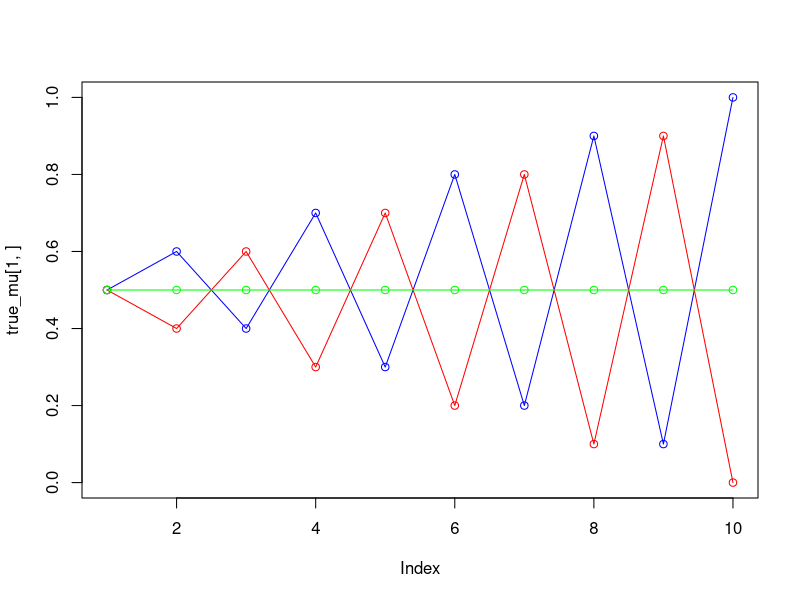
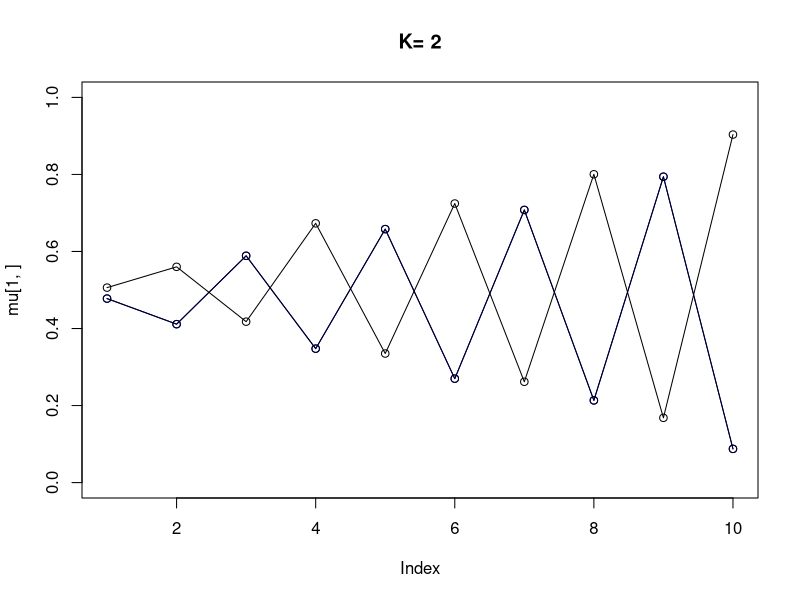
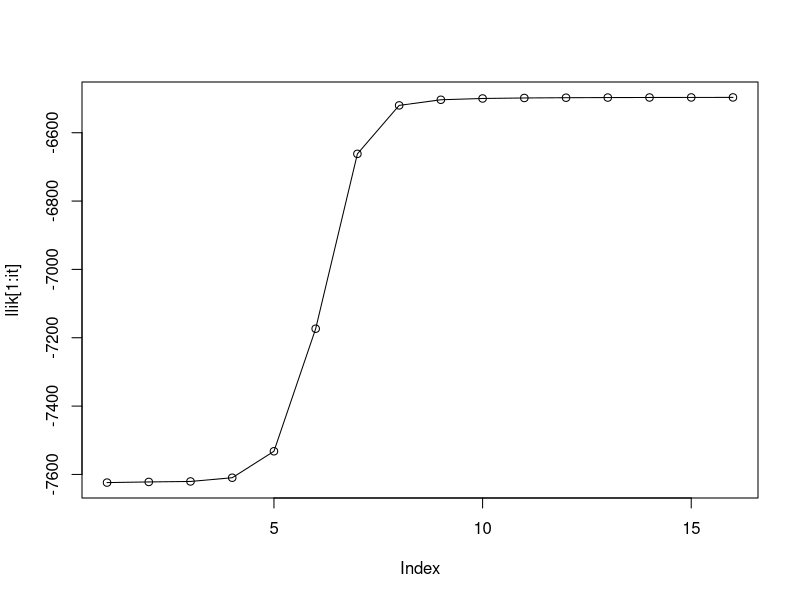
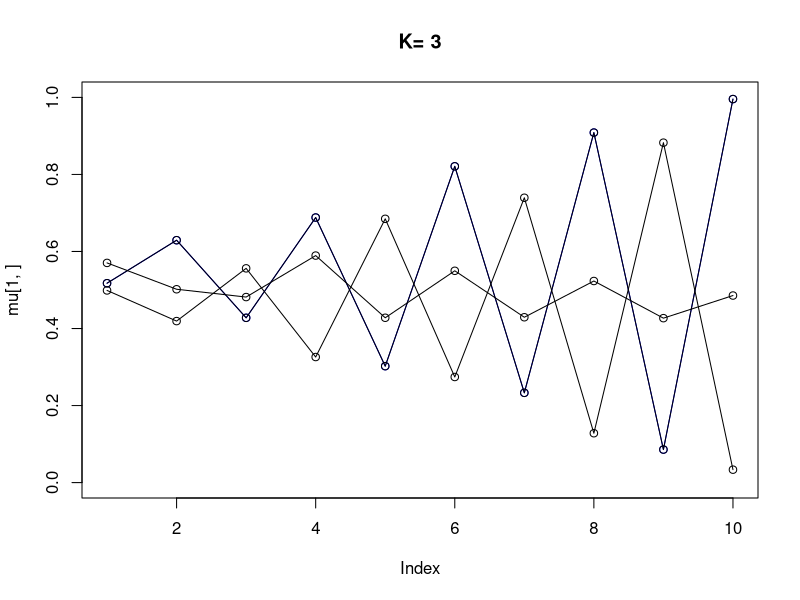
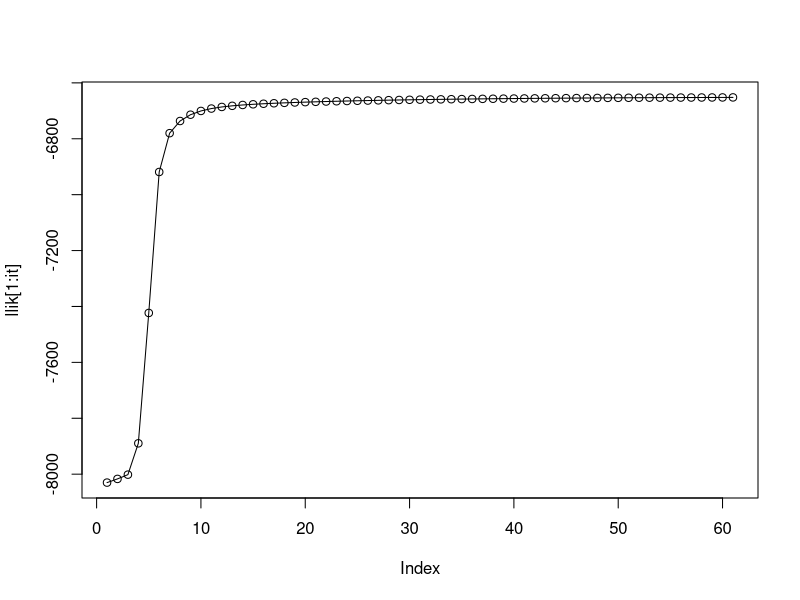
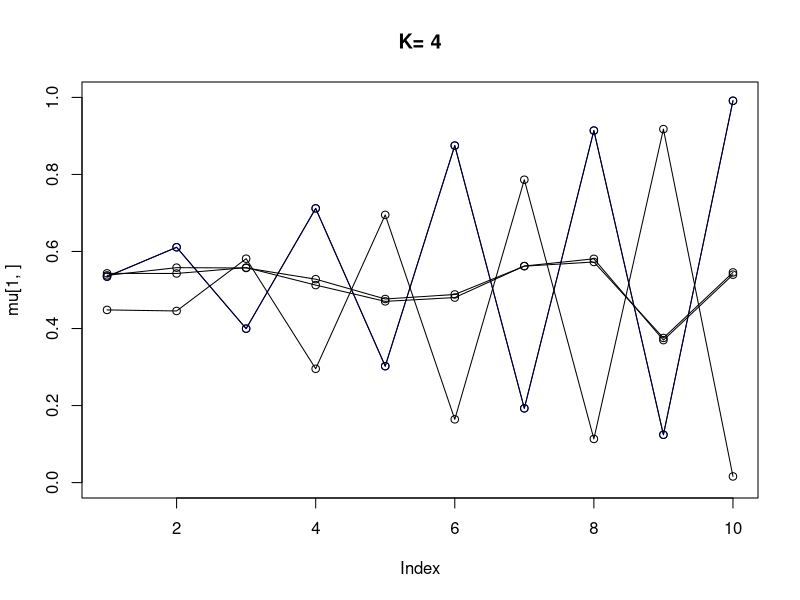
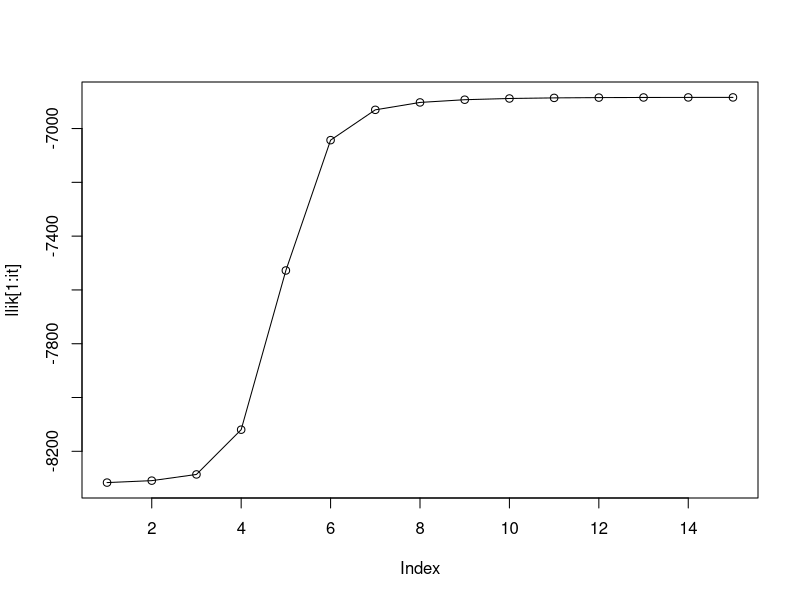

Source code (R) for these figures, in order:
set.seed(1234567890)
max_it <- 100 # max number of EM iterations
min_change <- 0.1 # min change in log likelihood between two consecutive EM iterations
N=1000 # number of training points
D=10 # number of dimensions
true_pi <- vector(length = 3) # true mixing coefficients
true_mu <- matrix(nrow=3, ncol=D) # true conditional distributions
true_pi=c(1/3, 1/3, 1/3)
true_mu[1,]=c(0.5,0.6,0.4,0.7,0.3,0.8,0.2,0.9,0.1,1)
true_mu[2,]=c(0.5,0.4,0.6,0.3,0.7,0.2,0.8,0.1,0.9,0)
true_mu[3,]=c(0.5,0.5,0.5,0.5,0.5,0.5,0.5,0.5,0.5,0.5)

# plots
plot(true_mu[1,], type="o", col="blue", ylim=c(0,1))
points(true_mu[2,], type="o", col="red")
points(true_mu[3,], type="o", col="green")


bern_em = function(K){
  max_it <- 100 # max number of EM iterations
  min_change <- 0.1 # min change in log likelihood between two consecutive EM iterations
  N=1000 # number of training points
  D=10 # number of dimensions
  x <- matrix(nrow=N, ncol=D) # training data
  # Producing the training data
  for(n in 1:N) {
    k <- sample(1:3,1,prob=true_pi)
    for(d in 1:D) {
      x[n,d] <- rbinom(1,1,true_mu[k,d])
    }
  }
  
  
  K= K # number of guessed components
  z <- matrix(nrow=N, ncol=K) # fractional component assignments
  pi <- vector(length = K) # mixing coefficients
  mu <- matrix(nrow=K, ncol=D) # conditional distributions
  llik <- vector(length = max_it) # log likelihood of the EM iterations
  # Random initialization of the parameters
  pi <- runif(K,0.49,0.51)
  pi <- pi / sum(pi)
  for(k in 1:K) {
    mu[k,] <- runif(D,0.49,0.51)
  }
  #pi # Random vector of size K proportions
  #mu # random matrix of size KxD
  for(it in 1:max_it) {
    # E-step: Computation of the fractional component assignments
    # Your code here
    p_x = c()
    #For every K
    for(k in 1:K){
      p_x_n = c()
      #For every datapoint
      for(n in 1:N){
        berk_k_n = (mu[k,]**x[n,]) * ((1-mu[k,])**(1-x[n,]))
        p_x_n = cbind(p_x_n,pi[k]*prod(berk_k_n))
      }
      p_x = cbind(p_x, colSums(p_x_n))
    }
    z = (pi*p_x)/rowSums(pi*p_x)
    #Log likelihood computation.
    # Your code here
    components = c()
    for(n in 1:N){
      for(k in 1:K){
        likelihood = log(pi[k]) + sum((x[n,] * log(mu[k,])) + ((1-x[n,]) * log(1-mu[k,])))
        proportion = z[n,k]
        components = c(components, proportion * likelihood)
      }
    }
    llik[it] = sum(components)
    #cat("iteration: ", it, "log likelihood: ", llik[it], "\n")
    flush.console()
    # Stop if the lok likelihood has not changed significantly
    # Your code here
    if(isTRUE(abs(llik[it] - llik[it-1])< min_change)){break}
    #M-step: ML parameter estimation from the data and fractional component assignments
    ## adjust parameters to fit points assigned to them
    # Your code here
    #for all k do this
    
    
    for(k in 1:K){
      pi[k] = sum(z[,k]/N)
    }
    # for all k, i do this
    for(k in 1:K){
      for(i in 1:D){
        mu[k,i] = sum(z[,k]*x[,i])/sum(z[,k])
      }
    }
  }
  #pi
  #mu
  plot(mu[1,], type="o", col="blue", ylim=c(0,1),main=paste("K=",as.character(K)))
  for(i in 1:K){
    points(mu[i,], type="o")
  }
  plot(llik[1:it], type="o")
}
bern_em(2)
bern_em(3)
bern_em(4)
